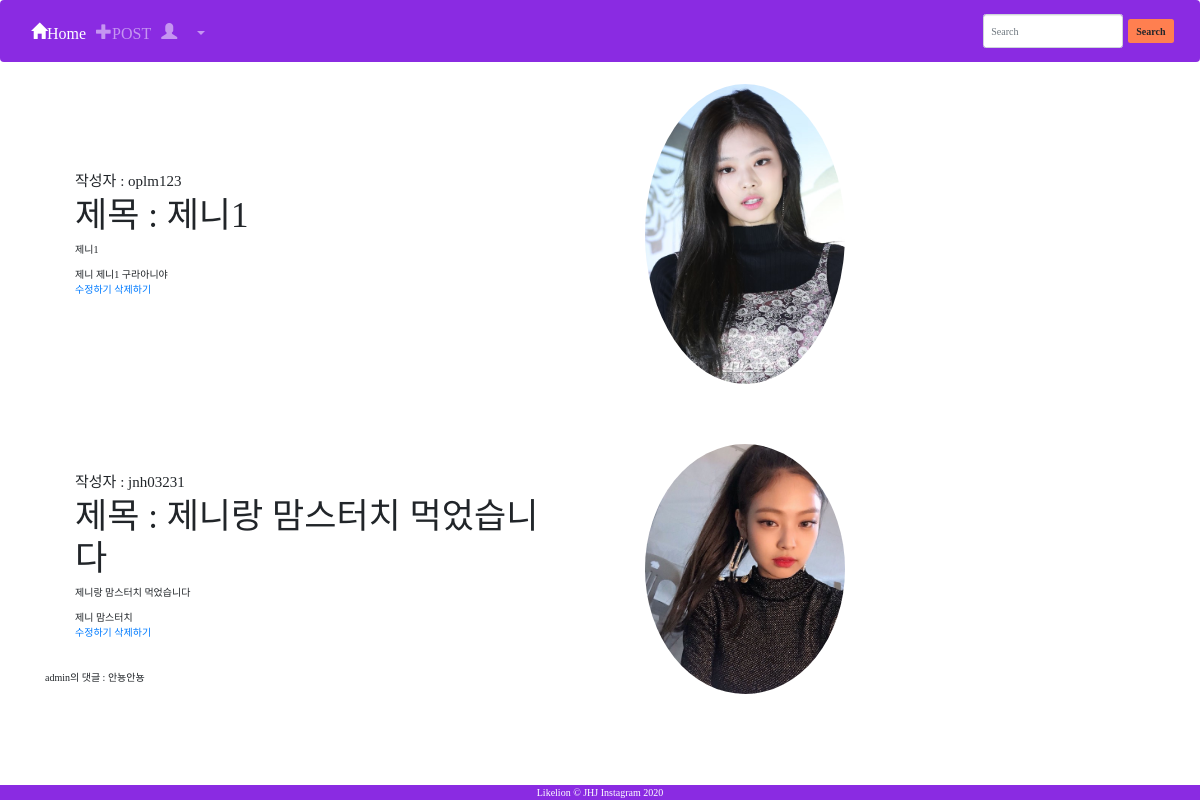
Page /hashtag/제니 on the committed database.
### appname/models.py (models this page shows, shortened)
class Post(models.Model):
    title = models.CharField(max_length=200)
    content = models.TextField()
    image = models.ImageField(upload_to='images/', blank=True)
    writer = models.ForeignKey(
        settings.AUTH_USER_MODEL, on_delete=models.CASCADE, related_name="writer", default="")
    hashtag_field = models.CharField(max_length=200, blank=True)
    hashtags = models.ManyToManyField('Hashtag', blank=True)
    restaurant_location = models.CharField(max_length=200,blank=True)
    create_date = models.DateTimeField('date published',blank=True ,default=datetime.now())#게시물 등록후 지난 시간을 나타내는 필드
    like_user_set = models.ManyToManyField(
        settings.AUTH_USER_MODEL, blank=True, related_name="like_user_set", through="Like")

class CustomUser(AbstractUser):
    def __str__(self):
        return self.username
    nickname = models.CharField(max_length=20)
    phone_number = models.CharField(max_length=20)
    profileimage = models.ImageField(upload_to='images/', blank=True)

class Hashtag(models.Model):
    name = models.CharField(max_length=50)

class Comment(models.Model):
    c_writer = models.ForeignKey(
        settings.AUTH_USER_MODEL, on_delete=models.CASCADE, related_name="c_writer", default="")
    post_id = models.ForeignKey(
        Post, on_delete=models.CASCADE, related_name='comments')
    text = models.CharField(max_length=50)
    class Meta:
        ordering = ['-id']

### appname/views.py (the view)
# urls.py: path('hashtag/<str:hashtag_name>',appname.views.hashtag,name='hashtag'),
def hashtag(request, hashtag_name):
    hashtag = get_object_or_404(Hashtag, name=hashtag_name)
    return render(request, 'appname/hashtag.html', {'hashtag': hashtag})

### appname/templates/appname/hashtag.html (shortened to what this page needs)
{% extends 'appname/base.html' %}
{% block header %}
<header class="masthead text-center text-white">
    <div class="masthead-content">
      <div class="container">
        <h1 class="masthead-heading mb-0">{{ hashtag.name }}</h1>
        <h2 class="masthead-subheading mb-0">hello </h2>
      </div>
    </div>
  </header>
{% endblock %}
{% block content %}
{% for post in hashtag.post_set.all %}
<section>
  <div class="container">
    <div class="row align-items-center">
      <div class="col-lg-6 order-lg-2">
        <div class="p-5">
          {% if post.image %}
          <img class="img-fluid rounded-circle" src="{{ post.image.url }}" alt="" width="200">
          {% endif %}
        </div>
      </div>
      <div class="col-lg-6 order-lg-1">
        <div class="p-5">
          <h4 class="display-6">작성자 : {{ post.writer}}</h4>
          <h2 class="display-4">제목 : {{post.title}}</h2>
          <p>{{post.content}}</p>
          <span>
            {% for hashtag in post.hashtags.all %}
              {{ hashtag.name }}
            {% endfor %}
          </span>
          <br>
          <a href="{% url 'update' pk=post.pk %}"> 수정하기 </a>
          <a href="{% url 'delete' pk=post.pk %}"> 삭제하기 </a>
        </div>
        <table border=" 3">
        {% for comment in post.comments.all %}
          <tr><p> {{ comment.c_writer }}의 댓글 : {{ comment.text }}</p></tr>
        {% endfor %}
      </table>
      </div>
    </div>
  </div>
</section>
{% endfor %}
{% endblock %}

### appname/templates/appname/base.html (shortened to what this page needs)
<!doctype html>
{% load static %}
<html>
<head>
<link rel="stylesheet" href="https://maxcdn.bootstrapcdn.com/bootstrap/3.3.2/css/bootstrap.min.css">
<link rel="stylesheet" href="https://maxcdn.bootstrapcdn.com/bootstrap/4.0.0/css/bootstrap.min.css">
</head>
<body style="font-family: TmoneyRoundWindExtraBold ;">
  <nav class="navbar  fixed-top navbar-expand-lg navbar-dark  " style="background-color: blueviolet; ">
    <div class="collapse navbar-collapse" id="navbarSupportedContent">
      <ul class="navbar-nav mr-auto" style="width: 80%;">
        <li class="nav-item active">
          <a class="nav-link  glyphicon glyphicon-home " href="{% url 'main' %}" style="font-size: medium;">Home </a>
        </li>
        <li class="nav-item">
          <a class="nav-link glyphicon glyphicon-plus" href="{% url 'create' %}" style="font-size:medium;" >POST</a>
        </li>
        <li class="nav-item dropdown">
          <a class="nav-link dropdown-toggle glyphicon glyphicon-user" href="#" style="font-size:medium;" id="navbarDropdown" role="button" data-toggle="dropdown" aria-haspopup="true" aria-expanded="false">
          </a>
        </li>
      </ul>
      <form class="form-inline my-2 my-lg-0">
        <input class="form-control mr-sm-2" type="search" placeholder="Search" aria-label="Search">
        <button class="btn  my-2 my-sm-0" type="submit" style="font-weight: bold; background-color: coral;">Search</button>
      </form>
    </div>
  </nav>
{% block header %}
{% endblock %}
  {% block content %}
  {% endblock %}
  <footer class="container-fluid navbar-fixed-bottom int-footer" class="int-footer" style="background-color: blueviolet; ">
    <div class="container">
      <p class="m-0 text-center text-white medium">Likelion &copy; JHJ Instagram 2020</p>
    </div>
  </footer>
</body>
</html>

### rows in the picture
Post: image (picture), writer "oplm123", title "제니1", content "제니1"
Hashtag: name "제니"
Hashtag: name "제니1"
Hashtag: name "구라아니야"
Post: image (picture), writer "jnh03231", title "제니랑 맘스터치 먹었습니다", content "제니랑 맘스터치 먹었습니다"
Hashtag: name "맘스터치"
Comment: c_writer "admin", text "안뇽안뇽"
